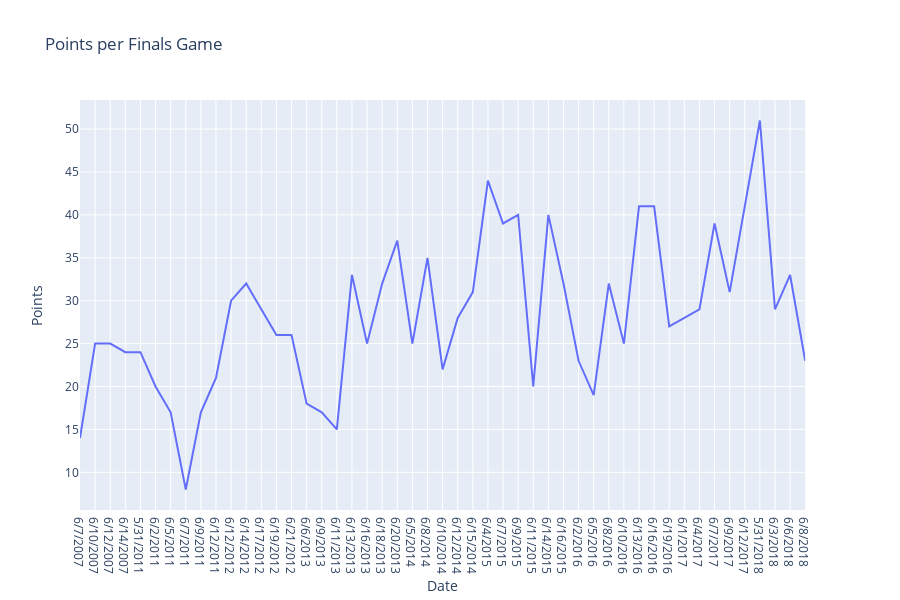

Notebook cell for this chart:
### Code cell
a=df[df.Series==FIN]
fig1=px.line(a, "Date", "Points", title="Points per Finals Game")
fig1.show() #Points per game in each NBA finals game that Lebron has played in.

### Figure 1 — Plotly figure (JSON) as saved in the notebook; plotly's stock layout.template omitted (floating-point values rounded to 4 significant figures)
{"data": [{"hoverlabel": {"namelength": 0}, "hovertemplate": "Date=%{x}<br>Points=%{y}", "legendgroup": "", "line": {"color": "#636efa", "dash": "solid"}, "mode": "lines", "name": "", "showlegend": false, "type": "scatter", "x": ["6/7/2007", "6/10/2007", "6/12/2007", "6/14/2007", "5/31/2011", "6/2/2011", "6/5/2011", "6/7/2011", "6/9/2011", "6/12/2011", "6/12/2012", "6/14/2012", "6/17/2012", "6/19/2012", "6/21/2012", "6/6/2013", "6/9/2013", "6/11/2013", "6/13/2013", "6/16/2013", "6/18/2013", "6/20/2013", "6/5/2014", "6/8/2014", "6/10/2014", "6/12/2014", "6/15/2014", "6/4/2015", "6/7/2015", "6/9/2015", "6/11/2015", "6/14/2015", "6/16/2015", "6/2/2016", "6/5/2016", "6/8/2016", "6/10/2016", "6/13/2016", "6/16/2016", "6/19/2016", "6/1/2017", "6/4/2017", "6/7/2017", "6/9/2017", "6/12/2017", "5/31/2018", "6/3/2018", "6/6/2018", "6/8/2018"], "xaxis": "x", "y": [14, 25, 25, 24, 24, 20, 17, 8, 17, 21, 30, 32, 29, 26, 26, 18, 17, 15, 33, 25, 32, 37, 25, 35, 22, 28, 31, 44, 39, 40, 20, 40, 32, 23, 19, 32, 25, 41, 41, 27, 28, 29, 39, 31, 41, 51, 29, 33, 23], "yaxis": "y"}], "layout": {"height": 600, "legend": {"tracegroupgap": 0}, "title": {"text": "Points per Finals Game"}, "xaxis": {"anchor": "y", "domain": [0, 0.98], "title": {"text": "Date"}}, "yaxis": {"anchor": "x", "domain": [0, 1], "title": {"text": "Points"}}}}
